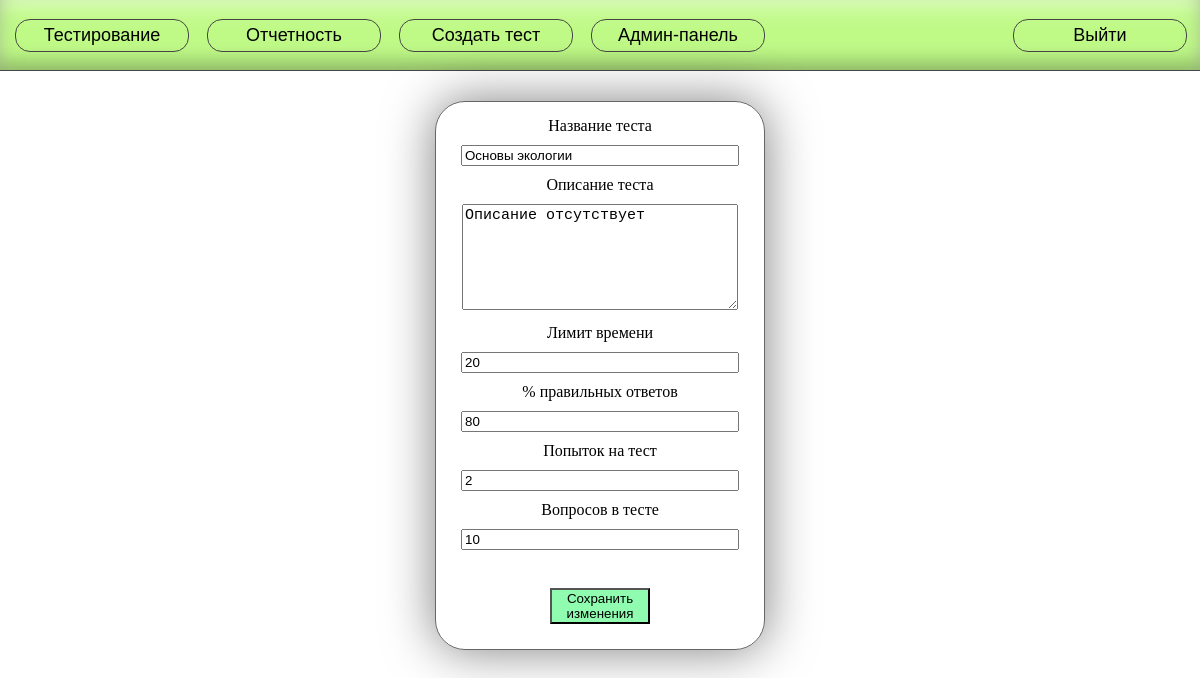
The page /testing/20/edit (signed in) on the database as committed earlier.
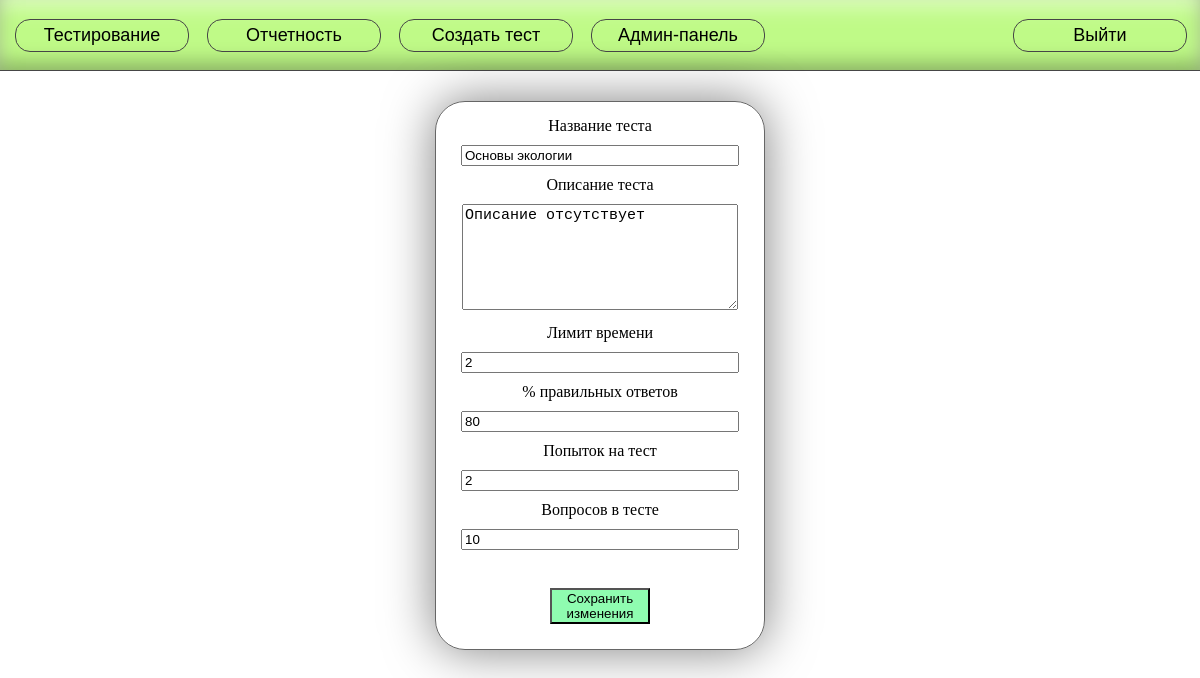
The same page on the database as committed later.
### main/models.py (models this page shows, shortened)
class Test(models.Model):
    test_name = models.CharField(max_length=255, null=False)
    test_description = models.CharField(max_length=1000, null=True, blank=True,
                                        default='Описание отсутствует')
    curator = models.ForeignKey(Worker, on_delete=models.CASCADE)
    max_tries = models.IntegerField(null=True, default=2)
    questions_per_attempt = models.IntegerField(null=True, default=10)
    time_limit = models.IntegerField(null=True, default=20)
    percentage_to_pass = models.IntegerField(null=True, default=80)

### main/views.py (the view, shortened to what this page needs)
# urls.py: path('testing/<int:test_id>/edit', test_edit_view, name='edit_test'),
@csrf_protect
@login_required(login_url='login')
def test_edit_view(request, test_id):
    role = get_role(request.user)
    worker = Worker.objects.get(user=request.user)
    test = Test.objects.get(id=test_id)
    if role in ['admin']:
        pass
    elif role in ['curator'] and test.curator == worker:
        pass
    else:
        return render(request, '403.html')
    return render(request, 'test_edit.html', {
        'test': test,
    })

### main/views.py (called while the page is built)
def get_role(user):
    worker = Worker.objects.get(user=user)
    if worker.role == 'admin':
        return 'admin'
    if worker.role == 'curator':
        return 'curator'
    if worker.role == 'worker':
        return 'worker'

### templates/test_edit.html (shortened to what this page needs)
{% extends 'header.html' %}
{% load static %}
{% block styles %}
    <link href="{% static '/css/new_test.css' %}" rel="stylesheet">
{% endblock styles %}
{% block body %}
<div class="new-test-content">
    <div class="new-test-wrapper">
        <form class="new-test-from" action="" method="post">
            <label>Название теста</label><br>
            <input type="text" name="test-name" value="{{ test.test_name }}"><br>
            <label>Описание теста</label><br>
            <textarea name="test-description">{{ test.test_description }}</textarea><br>
            <label>Лимит времени</label><br>
            <input type="text" name="time-limit" value="{{ test.time_limit }}"><br>
            <label>% правильных ответов</label><br>
            <input type="text" name="percentage-to-pass" value="{{ test.percentage_to_pass }}"><br>
            <label>Попыток на тест</label><br>
            <input type="text" name="max-attempts" value="{{ test.max_tries }}"><br>
            <label>Вопросов в тесте</label><br>
            <input type="text" name="questions-per-attempt" value="{{ test.questions_per_attempt }}"><br><br>
            <button class="submit-btn" type="submit">Сохранить изменения</button>
        </form>
    </div>
</div>
{% endblock %}

Rows that differ between the two databases and show on the page:
changed Test "Основы экологии": time-limit "20" → "2"
